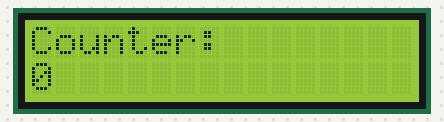
This sketch was run on a simulated Arduino Uno, built with avr-gcc and run on an emulated ATmega328P. Shown: 16×2 character LCD.

Above: at 0.1 s.
At 4.1 s:
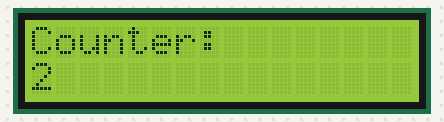
At 8.1 s:
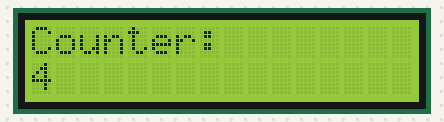
At 18.2 s:
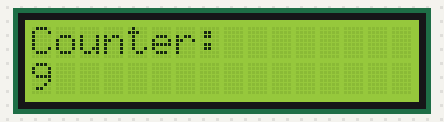
At 28.2 s:
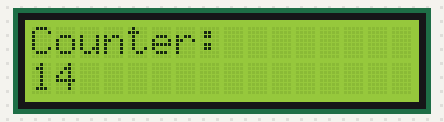
At 38.2 s:
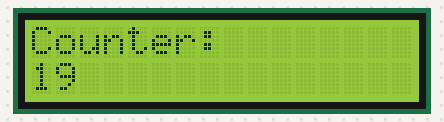

Measured:
- what the display in image 1 shows lasts 2.0 s, from 4.1 s to 6.1 s

The sketch:

LcdExample.ino
```cpp
#include <LiquidCrystal.h>

// Pin mapping (adjust to what you actually wired)
#define RS 1
#define E  2
#define D4 3
#define D5 4
#define D6 5
#define D7 6

// Initialize the library
LiquidCrystal lcd(RS, E, D4, D5, D6, D7);

void setup() {
  // Initialize LCD (16 columns, 2 rows)
  lcd.begin(16, 2);

  // Print first message
  lcd.setCursor(0, 0);   // column 0, row 0
  lcd.print("Hello Luca!");

  lcd.setCursor(0, 1);   // second row
  lcd.print("CubeCell OK");
}

void loop() {
  // Example: update text every 2 seconds
  lcd.clear();

  lcd.setCursor(0, 0);
  lcd.print("Counter:");

  static int counter = 0;
  lcd.setCursor(0, 1);
  lcd.print(counter);

  counter++;

  delay(2000);
}
```
